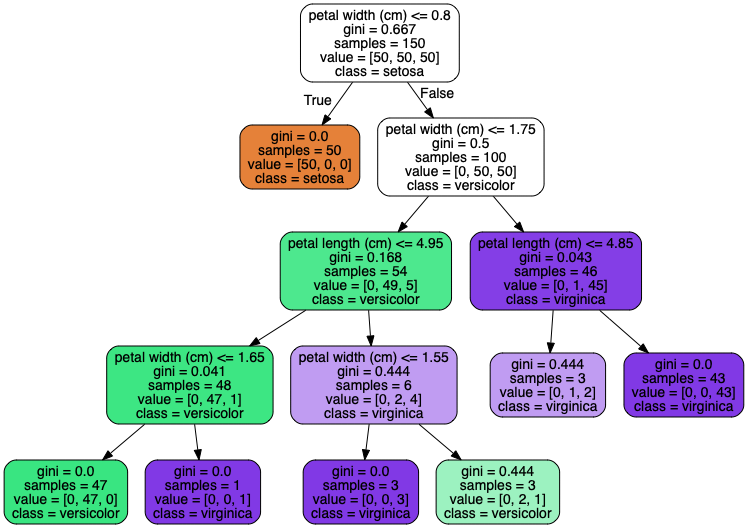
#> input picture DecisionTrees/iris_tree.png, 748 x 528 px, given in place of dog_sample.jpg, which was not available
$ jupyter execute --allow-errors FunWithColors_HomeWork0_Ancient_Mysteries_of_Computer_vision.ipynb   (shell and % lines are left out)
#> lines starting #> are read from the running program, lines starting #| are printed output that depends on the picture; after the words box and inside, x2 and y2 are one past the last pixel; in counts of white or black regions, pixels touching at a corner belong together; pictures that were not available may be replaced by others from this repository, and a replacement may not be noted
#> in load_image_as_np_array, img is the input picture: PIL image 748x528 RGBA; mean R, G, B, A 211.5, 216.4, 223.9, 254.9
[cell 1]
import matplotlib.pyplot as plt
import numpy as np
import copy

[cell 2]
from PIL import Image

[cell 3]
def get_grayscale(image ,r_multipler = 0.299 , g_multiplier = 0.587, b_multiplier = 0.114):
#> called with r_multipler = 0.299, g_multiplier = 0.587, b_multiplier = 0.114
    gray_scale_image = copy.deepcopy(image)
    gray_scale_image = gray_scale_image.astype(np.float32)
    gray_scale_image[:,:,0] *= r_multipler
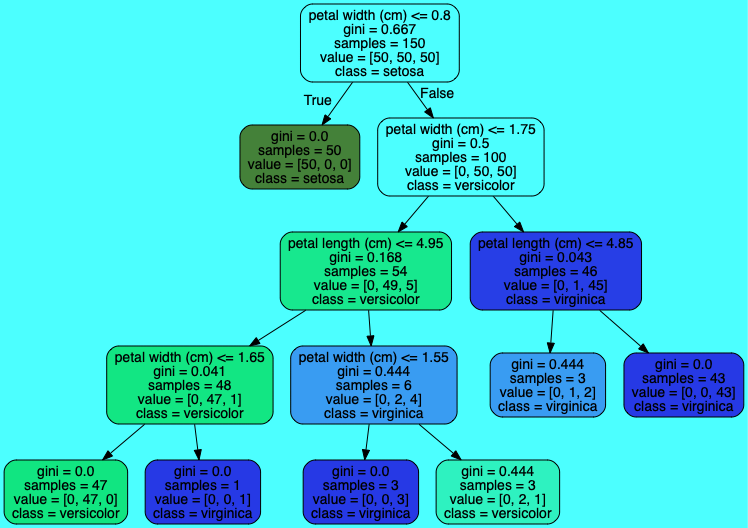
#> gray_scale_image: shape (528, 748, 4) float32; mean R, G, B, A 63.1, 217, 224.5, 255.8; transparent parts drawn white
    gray_scale_image[:,:,1] *= g_multiplier
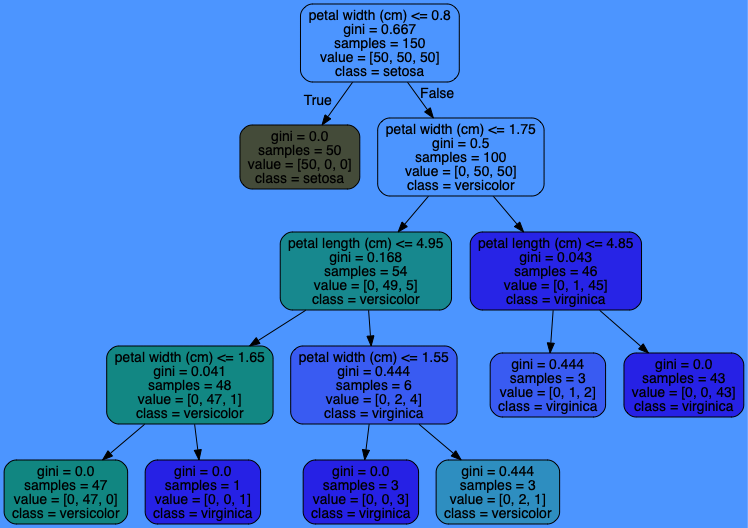
#> gray_scale_image: shape (528, 748, 4) float32; mean R, G, B, A 63.1, 126.8, 224.5, 255.8; transparent parts drawn white
    gray_scale_image[:,:,2] *= b_multiplier
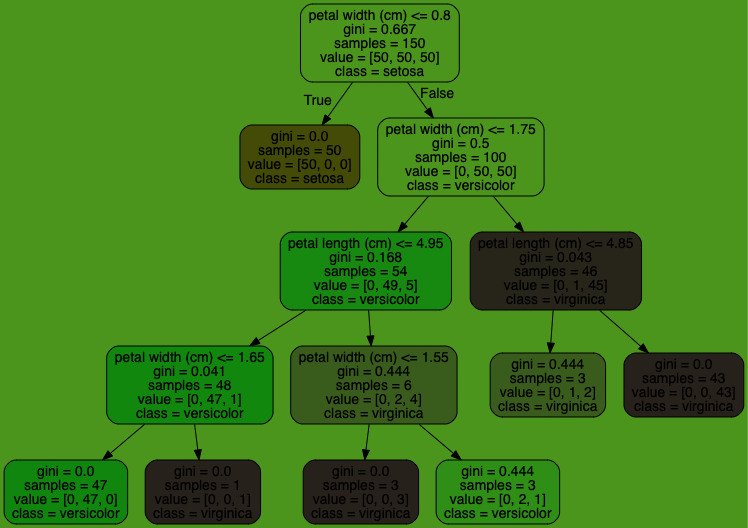
#> gray_scale_image: shape (528, 748, 4) float32; mean R, G, B, A 63.1, 126.8, 25.5, 255.8; transparent parts drawn white

    return np.sum(gray_scale_image, axis =2)
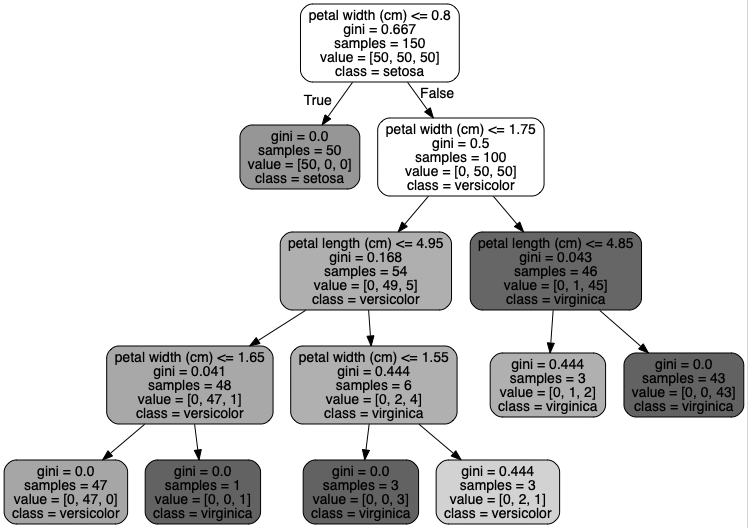
#> returned value: shape (528, 748) float32; min 255, max 510, mean 470.7; drawn with min black and max white

[cell 4]
def save_image(np_array_img, image_name):
#> called with image_name = 'dog_sample_gray.jpg'
    if np.max(np_array_img)<= 1:
        np_array_img = (np_array_img * 255).astype(np.uint8)
    img = Image.fromarray(np_array_img)

    img = img.convert('RGB')
#> img: PIL image 748x528 RGB; every value is 255

    img.save(image_name)

    print(f'Image saved as {image_name}')

[cell 5]
def load_image_as_np_array(image_name):
    img = Image.open(image_name)
    return np.array(img)

[cell 6]
img = load_image_as_np_array('/Users/Kunal/Downloads/dog_sample.jpg')

[cell 7]
gray_img1 = get_grayscale(img)
save_image(gray_img1,'dog_sample_gray.jpg')
gray_img = load_image_as_np_array('dog_sample_gray.jpg')
plt.imshow(gray_img)

[cell 8]
def shift_img(img, channel, shifting_factor):
    '''image expects to have 3 channels'''

    img_copy = copy.deepcopy(img)

    img_copy[:,:,channel]  += shifting_factor

    img_copy = np.where(img_copy>1 , 1, img_copy)
    img_copy = np.where(img_copy<0 , 0, img_copy)
    return img_copy

[cell 9]
normalized_img = img / 255.

[cell 10]
shifted_img = shift_img(normalized_img, 0,0.4)
shifted_img = shift_img(shifted_img, 1,0.4)
#> call 2 of shift_img, with channel = 1, shifting_factor = 0.4
#> in shift_img (call 2), `img_copy[:,:,channel]  += shifting_factor`:
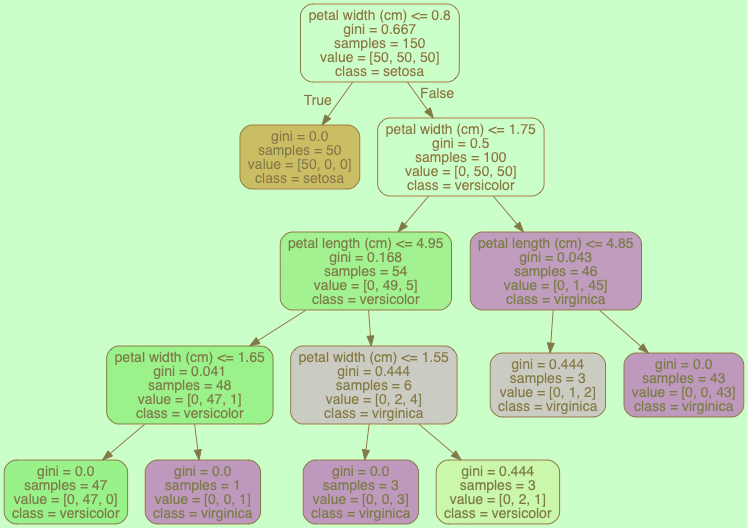
#> img_copy: shape (528, 748, 4) float64; mean R, G, B, A 0.937, 1.25, 0.878, 1; transparent parts drawn white
shifted_img = shift_img(shifted_img, 2,0.4)
#> call 3 of shift_img, with channel = 2, shifting_factor = 0.4
#> in shift_img (call 3), `img_copy[:,:,channel]  += shifting_factor`:
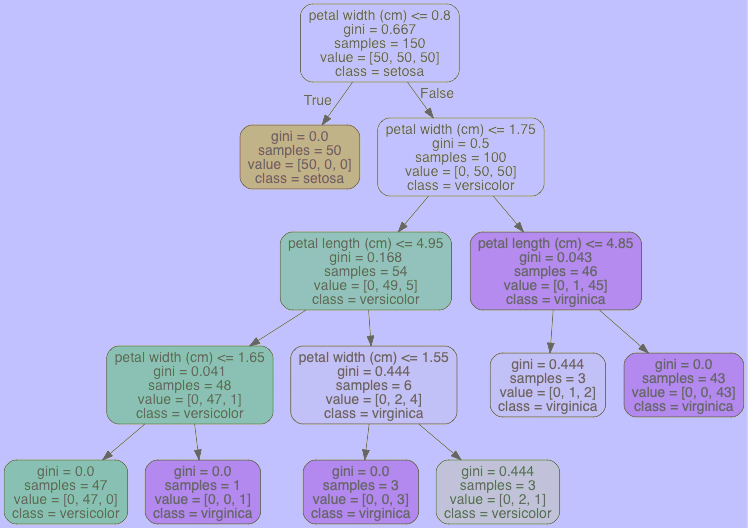
#> img_copy: shape (528, 748, 4) float64; mean R, G, B, A 0.937, 0.941, 1.28, 1; transparent parts drawn white
#> in shift_img (call 3), `img_copy = np.where(img_copy>1 , 1, img_copy)`:
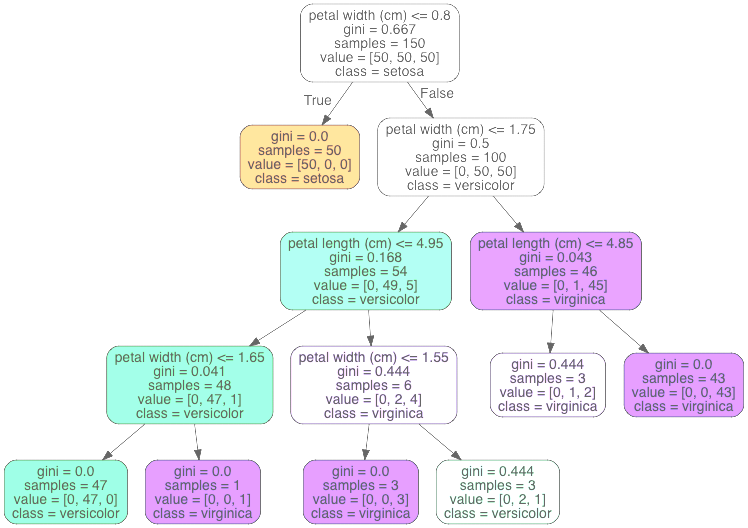
#> img_copy: shape (528, 748, 4) float64; mean R, G, B, A 0.937, 0.941, 0.96, 1; transparent parts drawn white

[cell 11]
def imshow(img):
    img = (img*255).astype(np.uint8)
    plt.imshow(img)

[cell 12]
imshow(normalized_img)

[cell 13]
imshow(shifted_img)

[cell 14]
def show_pixel_stats(img):
    print(f'max = {np.max(img)}\n min = {np.min(img)}\n avg = {np.mean(img)}')

[cell 15]
def convert_into_convertible(shifted_image):
    shifted_image *= 255.
    shifted_image = shifted_image.astype(np.uint8)
    return shifted_image

[cell 16]
save_image(shifted_img, 'clamped.jpg')

[cell 17]
shifted_img = load_image_as_np_array('clamped.jpg')

[cell 18]
plt.imshow(shifted_img)

[cell 19]
def get_hue(img_info):

    r,g,b,c,argv = img_info
    if c == 0:
        return 0

    if argv == 0:#r
        hprime = (g - b)/c
    elif argv == 1:
        hprime = ((b - r)/c) + 2
    else:
        hprime = ((r - g)/c) + 4

    h = hprime / 6

    if h < 0:
        h += 1

    return h

[cell 20]
def rgb_to_hsv(img):
    img = img / 255
    img = copy.deepcopy(img)

    V = np.max(img,axis = 2)
#> V: shape (528, 748) float64; every value is 1

    C = V - np.min(img,axis = 2)
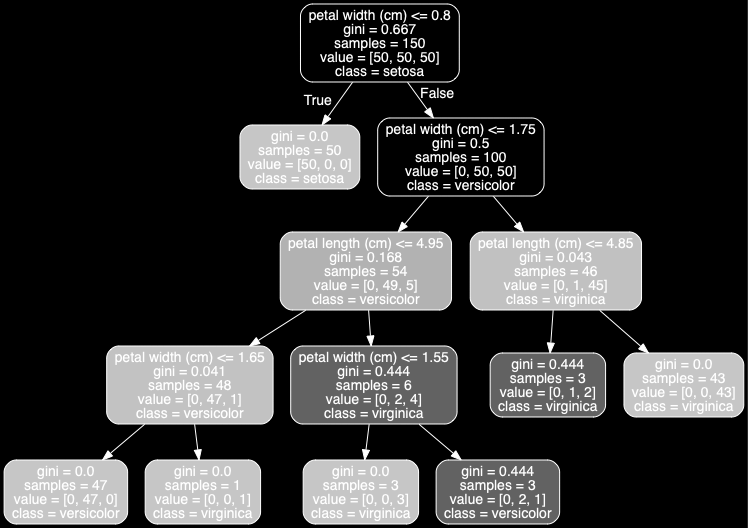
#> C: shape (528, 748) float64; min 0, max 1, mean 0.208

    S = np.where(V == 0 , 0, C / V)

    argV = np.argmax(img,axis = 2)
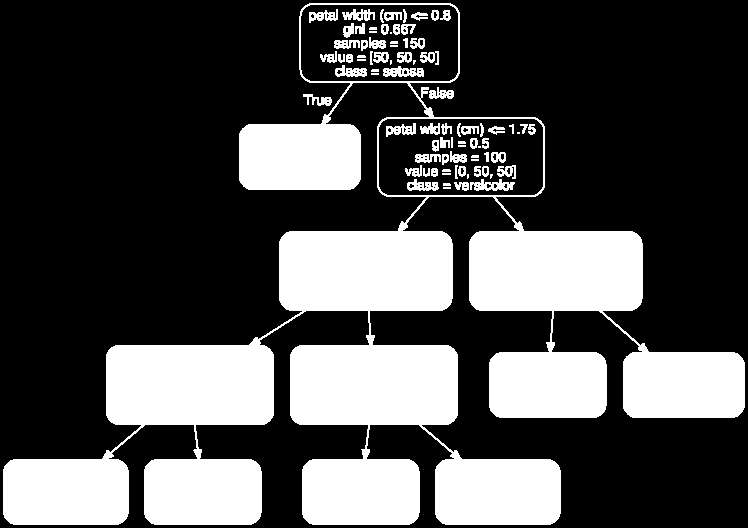
#> argV: shape (528, 748) int64; values 0 (black) and 3 (white), 30.2% white; 84 white regions (15 under 20 px), largest, box (x1, y1, x2, y2) and area: (3, 3, 745, 525) 112698, (470, 179, 515, 191) 318, (383, 66, 424, 77) 303

    split_img = np.split(img ,3, axis = 2)

    new_C = C.reshape(split_img[0].shape)
    new_argV = argV.reshape(split_img[0].shape)

    split_img.append(new_C)
    split_img.append(new_argV)

    img_info = np.concatenate(split_img, axis=2)

    H = np.apply_along_axis(get_hue,2, img_info)

    H = np.expand_dims(H,axis =-1)
    S = np.expand_dims(S,axis =-1)
    V = np.expand_dims(V,axis =-1)

    hsv_img = np.concatenate([H,S,V], axis=2)

    return hsv_img

[cell 21]
img = load_image_as_np_array('/Users/Kunal/Downloads/dog_sample.jpg')

#> (a cell that did not finish here is left out)

#> (a cell that did not finish here is left out)

[cell 24]
from matplotlib.colors import hsv_to_rgb
#> (the rest of this cell did not finish here and is left out)

#> (a cell that did not finish here is left out)

#> (a cell that did not finish here is left out)

[cell 27]
sat_dog = load_image_as_np_array('saturated_dog.jpg')
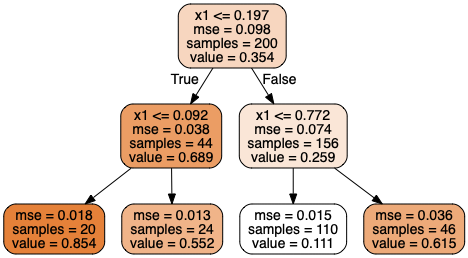
#> input picture DecisionTrees/images/decision_trees/iris_reg.png, 468 x 258 px, given in place of saturated_dog.jpg, which was not available
#> in load_image_as_np_array, img is the input picture: PIL image 468x258 RGBA; mean R, G, B, A 232.3, 219.1, 209.5, 255
